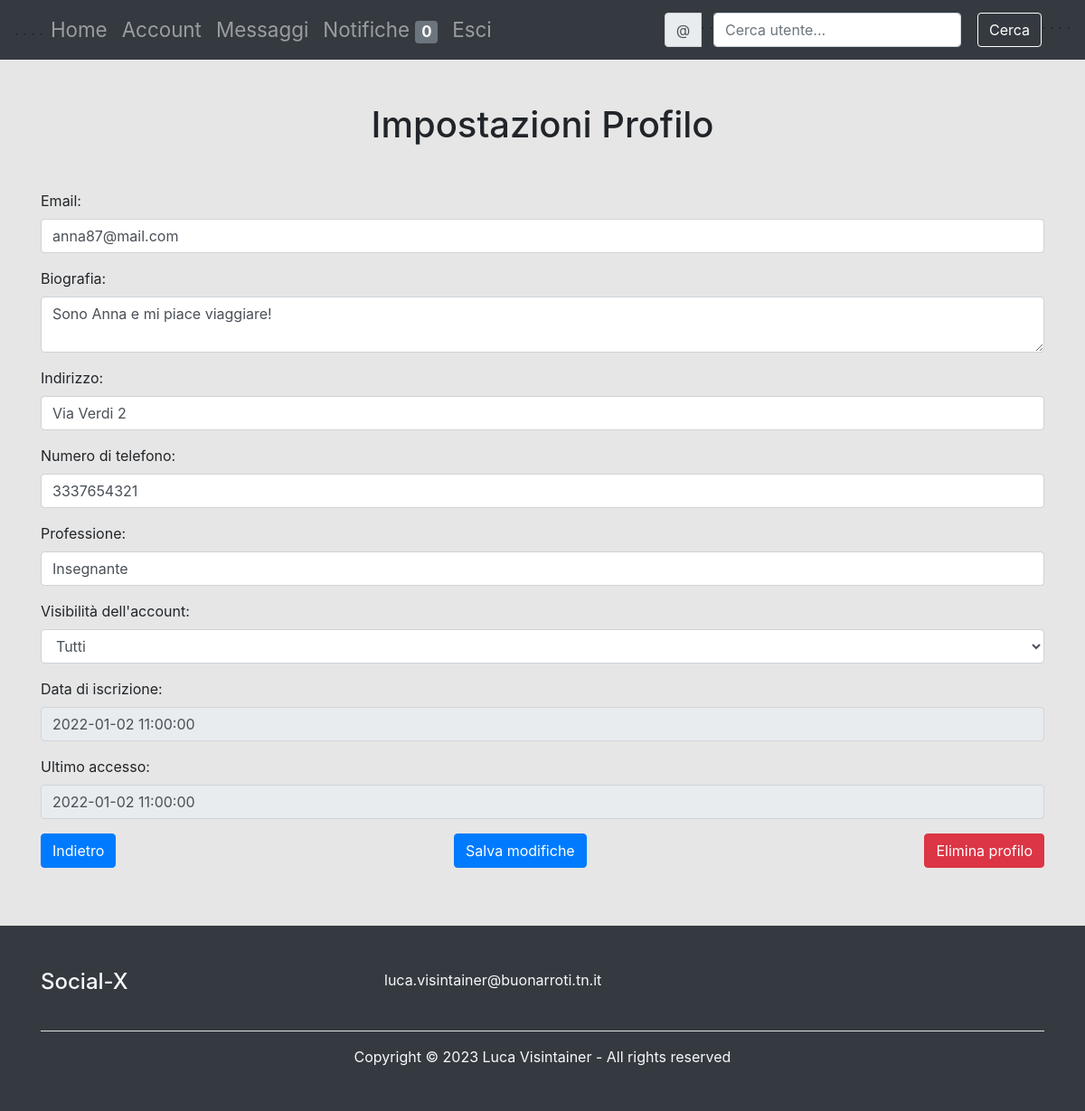
Screenshot of /php/impostazioni_personale.php (signed in) with the database file from the repository.
### tables this page shows
CREATE TABLE profilo (
    idProfilo                   INT                 NOT NULL    AUTO_INCREMENT, 
    username                    VARCHAR(20)         NOT NULL    UNIQUE,   
    password                    VARCHAR(255)         NOT NULL ,
    email                       VARCHAR(255)         NOT NULL ,
    dataIscrizione              DATETIME            NOT NULL,
    ultimoAccesso               DATETIME            DEFAULT dataIscrizione,
    biografia                   VARCHAR(255), 
    visibilitaAccount           ENUM('T', 'A') DEFAULT 'T',                 
    indirizzo                   VARCHAR(100),         
    numeroTelefono              VARCHAR(20),
    professione                 VARCHAR(255),
    PRIMARY KEY(idProfilo)
);

### php/impostazioni_personale.php (the view, shortened to what this page needs)
<?php
include 'connessione.php';
$username = $_SESSION['username'];
$query = "SELECT * FROM profilo WHERE username = '$username'";
$result = mysqli_query($db_conn, $query);
$row = mysqli_fetch_assoc($result);
$email = $row['email'];
$biografia = $row['biografia'];
$indirizzo = $row['indirizzo'];
$numeroTelefono = $row['numeroTelefono'];
$professione = $row['professione'];
$visibilitaAccount = $row['visibilitaAccount'];
$dataIscrizione = $row['dataIscrizione'];
$ultimoAccesso = $row['ultimoAccesso'];
?>
<!DOCTYPE html>
<html lang="en">
<head>
    <link rel="stylesheet" href="https://stackpath.bootstrapcdn.com/bootstrap/4.5.2/css/bootstrap.min.css">
</head>
<body>
    <?php include 'header.php'; ?>
    <div class="container mt-5">
        <h1 class="text-center mb-5">Impostazioni Profilo</h1>
        <form method="POST">
            <div class="form-group">
                <label for="email">Email:</label>
                <input type="email" id="email" name="email" class="form-control" value="<?php echo $email ?>" required>
            </div>
            <div class="form-group">
                <label for="biografia">Biografia:</label>
                <textarea id="biografia" name="biografia" class="form-control"><?php echo $biografia ?></textarea>
            </div>
            <div class="form-group">
                <label for="indirizzo">Indirizzo:</label>
                <input type="text" id="indirizzo" name="indirizzo" class="form-control" value="<?php echo $indirizzo ?>">
            </div>
            <div class="form-group">
                <label for="telefono">Numero di telefono:</label>
                <input type="tel" id="telefono" name="telefono" class="form-control" value="<?php echo $numeroTelefono ?>">
            </div>
            <div class="form-group">
                <label for="professione">Professione:</label>
                <input type="text" id="professione" name="professione" class="form-control" value="<?php echo $professione ?>">
            </div>
            <div class="form-group">
                <label for="visibilita">Visibilità dell'account:</label>
                <select id="visibilita" name="visibilita" class="form-control">
                    <option value="T" <?php if ($visibilitaAccount == 'T') echo 'selected' ?>>Tutti</option>
                </select>
            </div>
            <div class="form-group">
                <label for="dataIscrizione">Data di iscrizione:</label>
                <input type="text" id="dataIscrizione" name="dataIscrizione" class="form-control" value="<?php echo $dataIscrizione ?>" readonly>
            </div>
            <div class="form-group">
                <label for="ultimoAccesso">Ultimo accesso:</label>
                <input type="text" id="ultimoAccesso" name="ultimoAccesso" class="form-control" value="<?php echo $ultimoAccesso ?>" readonly>
            </div>
            <div class="form-group d-flex justify-content-between">
                <div class="text-left">
                    <input type="submit" value="Indietro" class="btn btn-primary" formaction="area_privata_personale.php">
                </div>
                <div class="text-center">
                    <input type="submit" value="Salva modifiche" name="impostazioni" class="btn btn-primary">
                </div>
                <div class="text-right">
                    <button type='button' class='btn btn-primary btn-danger' data-toggle='modal' data-target='#exampleModalCenter'>Elimina profilo</button>
                </div>
            </div>
        </form>
    </div><br><br>
    <?php include 'footer.php'; ?>
</body>
</html>

### php/impostazioni_personale.php (style rules this page uses)
body { background-color: #E6E6E6; }

### rows the page displays
profilo: email "anna87@mail.com", biografia "Sono Anna e mi piace viaggiare!", indirizzo "Via Verdi 2", telefono "3337654321", professione "Insegnante", visibilita "Tutti", dataIscrizione "2022-01-02 11:00:00", ultimoAccesso "2022-01-02 11:00:00"

### other values shown
$num_notifiche "0"
